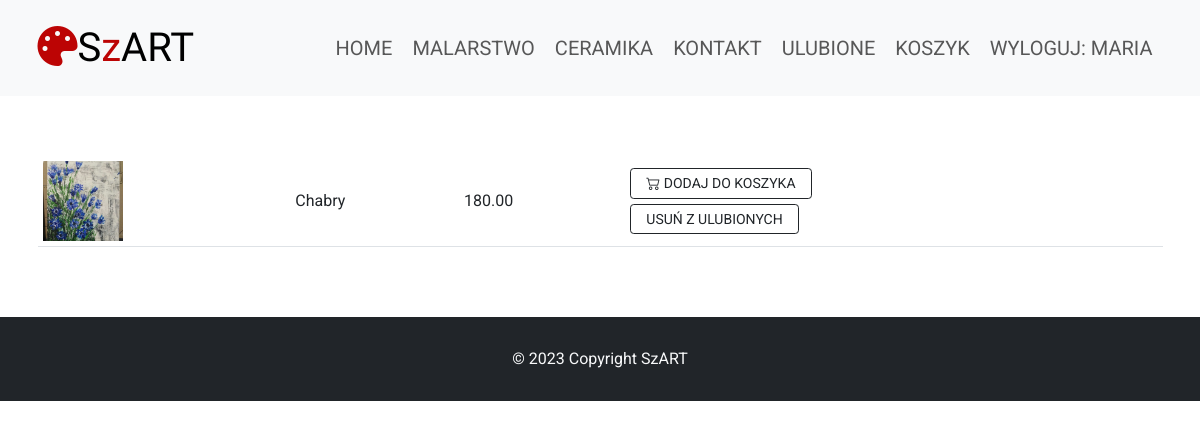
The page /ulubione/ (signed in) on the database its author committed.
### szartapp/models.py (models this page shows, shortened)
class Product(models.Model):
    TYPE = {
        (0, 'Malarstwo'),
        (1, 'Ceramika'),
    }
    SOLD = {
        (0, 'Kup'),
        (1, 'Zapytaj o podobne')
    }
    title = models.CharField(max_length=64, blank=False, unique=True)
    year = models.PositiveSmallIntegerField(null=True, blank=True)
    short_desc = models.CharField(max_length=128, blank=False, default='')
    description = models.TextField(default="")
    image = models.ImageField(upload_to="images", null=False, blank=False, default='')
    type = models.PositiveSmallIntegerField(default=0, choices=TYPE)
    price = models.DecimalField(max_digits=7, decimal_places=2)
    created = models.DateTimeField(auto_now_add=True)
    sold = models.PositiveSmallIntegerField(default=0, choices=SOLD)

### szartapp/views.py (the view)
# urls.py: path('ulubione/', favorite_response, name='favorite'),
@login_required
def favorite_response(request):
    ulubione_produkty = Product.objects.filter(like__like=1, like__user=request.user)
    context = {'ulubione_produkty': ulubione_produkty}
    return render(request, 'favorite.html', context)

### templates/favorite.html (shortened to what this page needs)
{% extends 'main.html' %}
{% block strona %}
   <main>
      <section class="py-5 cart mt-5 mb-5">
        <div class="container table-responsive">
            {% if ulubione_produkty %}
            <table class="table align-middle">
                {% for item in ulubione_produkty %}
                    <tbody>
                      <tr>
                        <td><img src="/my_media/{{ item.image }}" alt="{{ item.image }}"></td>
                        <td>{{ item.title }}</td>
                        <td>{{item.price}}</td>
                        <td>
                            <form action="{% url 'add_to_cart' item.id %}" method="POST">
                                <button type="submit" class="btn btn-outline-dark px-4 bi bi-cart2"> dodaj do koszyka</button>
                            </form>
                            <form action="{% url 'add_to_fav' item.id %}" method="POST">
                                <button type="submit" class="btn btn-outline-dark px-4 mt-2"> usuń z ulubionych</button>
                            </form>
                        </td>
                      </tr>
                    </tbody>
                {% endfor %}
            </table>
            {% else %}
            <p>Nie masz ulubionych produktów.</p>
            {% endif %}
        </div>
      </section>
    </main>
{% endblock %}

### templates/main.html (shortened to what this page needs)
{% load static %}
{% load bootstrap5 %}
{{ '<' }}{{ '!DOCTYPE html>' }}
<html lang="en">
<head>
    <link rel="stylesheet" href="https://cdn.jsdelivr.net/npm/bootstrap-icons@1.10.5/font/bootstrap-icons.css">
    <link href="https://cdn.jsdelivr.net/npm/bootstrap@5.3.0-alpha3/dist/css/bootstrap.min.css" rel="stylesheet">
    <link rel="stylesheet" href="{% static 'my_style.css' %}">
</head>
<body data-bs-spy="scroll" data-bs-target="#navbar-example">
    <nav class="navbar navbar-expand-lg bg-body-tertiary py-4 sticky-top" id="navbar-example">
        <div class="container">
          <a class="navbar-brand logo" href="{% url 'szart' %}"><i class="fas fa-palette my-color"></i></i>S<span class="my-color">z</span></span>ART</a>
          <div class="collapse navbar-collapse" id="navbarNavAltMarkup">
            <div class="navbar-nav ms-auto">
              <a class="nav-link ms-auto px-lg-3" href="{% url 'szart' %}">Home</a>
              <a class="nav-link ms-auto px-lg-3" href="{% url 'malarstwo' %}">Malarstwo</a>
              <a class="nav-link ms-auto px-lg-3" href="{% url 'ceramika' %}">Ceramika</a>
              <a class="nav-link ms-auto px-lg-3" href="{% url 'kontakt' %}">Kontakt</a>
              {% if user.is_authenticated %}
                <a class="nav-link ms-auto px-lg-3" href="{% url 'favorite' %}">Ulubione</a>
                <a class="nav-link ms-auto px-lg-3" href="{% url 'cart' %}">Koszyk</a>
                <a class="nav-link ms-auto px-lg-3" href="{% url 'logout' %}">Wyloguj: {{ user.username }}</a>
              {% else %}
                <a class="nav-link ms-auto px-lg-3" href="{% url 'login' %}">Zaloguj</a>
              {% endif %}
            </div>
          </div>
        </div>
    </nav>
    {% block strona %} {% endblock %}
    <footer class="bg-dark text-light">
      <p class="py-5 mb-0 text-center">&copy; 2023 Copyright SzART</p>
    </footer>
  </body>
</html>

### my_static/my_style.css (style rules this page uses)
* { box-sizing: border-box; margin: 0; padding: 0; }
html { font-size: 62.5%; scroll-behavior: smooth; }
body { font-family: 'Roboto',sans-serif; font-size: 1.6rem; }
.my-color { color: rgb(188, 4, 4); }
.navbar-brand { font-size: 3rem; }
.navbar-nav { font-size: 2rem; text-transform: uppercase; }
.logo { font-size: 4rem; font-family: 'Ysabeau', sans-serif; }
footer { font-size: 1.6rem; }
.cart img { height: 80px; width: 80px; object-fit: cover; }
.cart .btn { font-size: 1.4rem; text-transform: uppercase; }

### rows shown on the page
Product: image (picture), title "Chabry", price "180.00"

### other values the page prints
{{ user.username }} "MARIA"
